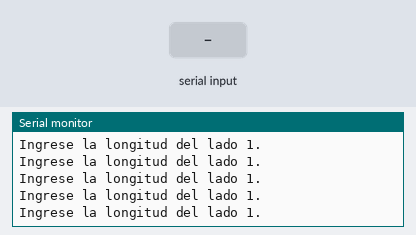
Bench run of a sketch on a simulated Arduino Uno, built with avr-gcc and run on an emulated ATmega328P. Parts: the last lines printed to the serial monitor. Inputs (shaded band) come from the test bench.

Above: at 1.2 s.
1.3 s: "90,45\n" received over Serial
At 2.7 s:
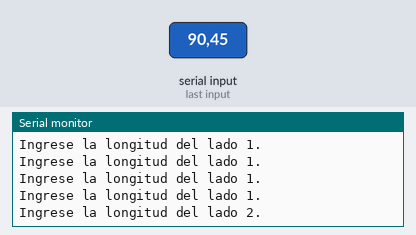
2.8 s: "30,150\n" received over Serial
At 4.9 s:
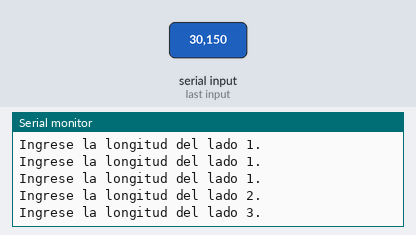
Timing chart, 0 to 6.4 s (numbered marks = the images above; inputs shaded):
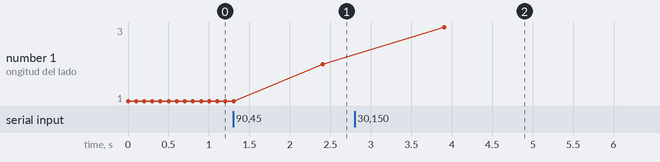

The sketch:

SE_Ej2_Cuadri.ino
```cpp
int valor;
int cont = 0;
int aviso = 1;
int contAux = 0;
int n;
float res = 0;

void setup() {
  // put your setup code here, to run once:
  Serial.begin(9600);
}

void loop() {
  // put your main code here, to run repeatedly:

  if (aviso == 1) {
    Serial.println("Ingrese la longitud del lado 1.");
  } else if (aviso == 2) {
    Serial.println("Ingrese la longitud del lado 2.");
    aviso = -1;
  } else if (aviso == 3) {
    Serial.println("Ingrese la longitud del lado 3.");
    aviso = -1;
  } else if (aviso == 4) {
    Serial.println("Ingrese la longitud del lado 4.");
    aviso = -1;
  }

  if (Serial.available() > 0) {
    valor = Serial.readString().toInt();
    if (valor != -33) {
      res = res + valor;
      contAux = contAux + 1;
      if (contAux == 1) {
        aviso = 2;
      } else if (contAux == 2) {
        aviso = 3;
      } else if (contAux == 3) {
        aviso = 4;
      } else if (contAux == 4) {
        Serial.println("El resultado es: " + String(res));
      }
    }
    valor = -33;
  }
  delay(100);
}
```

Measured:
- after the input at 1.3 s, the serial monitor: prints a new line after 1.1 s (image 1)
- after the input at 2.8 s, the serial monitor: prints a new line after 1.1 s (image 2)
- plotted number 1: 1 → 2 after the input at 1.3 s, 2 → 3 after the input at 2.8 s
